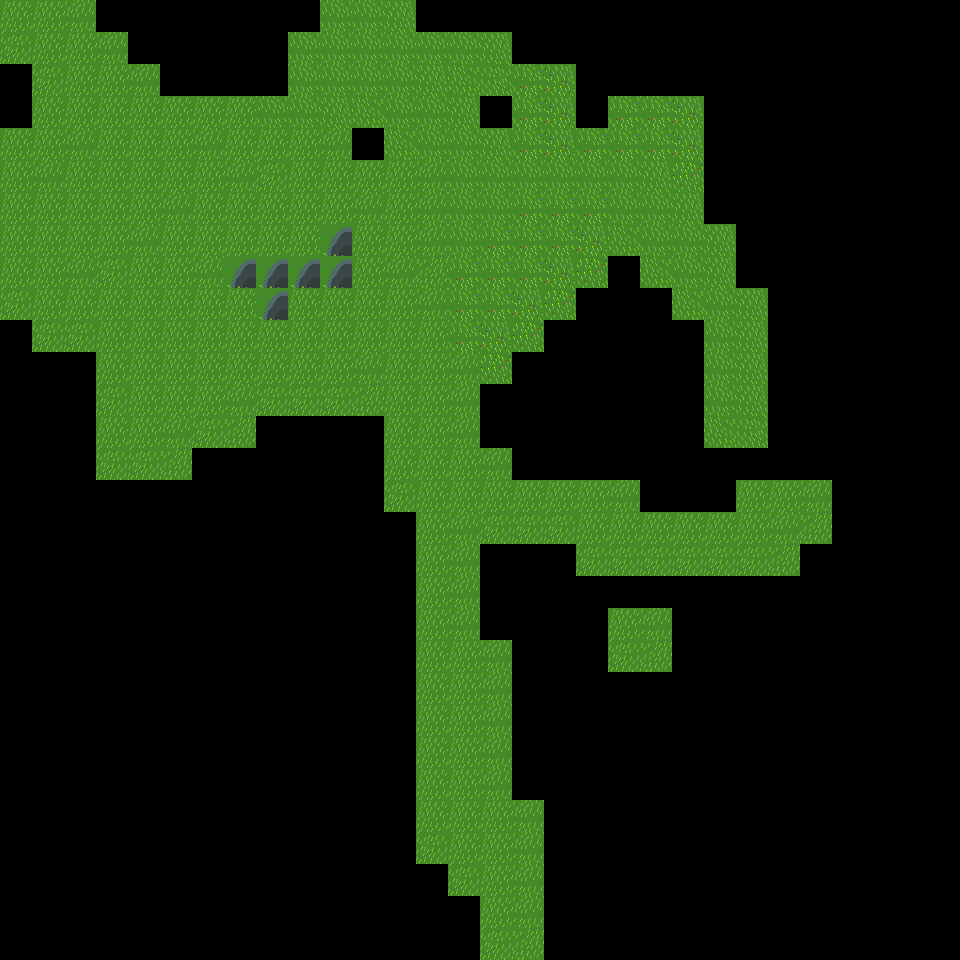

A 2D game scene composited from a Tiled map and its tileset images. What follows is a short description and the map's XML, with every tile layer's data as written:
An orthogonal 30x30 tile map with 32x32 px tiles, 1 tile layer (Tile Layer 1), 1 hidden layer not drawn.

<map version="1.10" tiledversion="1.10.2" orientation="orthogonal" renderorder="right-down" width="30" height="30" tilewidth="32" tileheight="32" infinite="0" nextlayerid="3" nextobjectid="1">
 <tileset firstgid="1" source="grassTileset.tsx" />
 <layer id="1" name="Tile Layer 1" width="30" height="30">
  <data encoding="csv">
1,0,0,0,0,0,0,0,0,0,0,0,0,0,0,0,0,0,0,0,0,0,0,0,0,0,0,0,0,0,
1,1,0,0,0,0,0,0,0,0,2,2,0,0,0,0,0,0,0,0,0,0,0,0,0,0,0,0,0,0,
0,1,1,0,0,0,0,0,0,2,2,2,2,2,2,0,0,0,0,0,0,0,0,0,0,0,0,0,0,0,
0,0,1,1,0,0,0,0,0,2,2,2,2,0,0,0,4,0,0,0,0,0,0,0,0,0,0,0,0,0,
0,1,1,1,1,1,1,1,2,2,0,0,2,2,0,0,4,0,0,4,4,0,0,0,0,0,0,0,0,0,
1,1,0,1,1,1,0,1,1,1,0,0,0,2,2,0,4,0,4,4,4,0,0,0,0,0,0,0,0,0,
1,0,1,1,1,1,1,0,0,1,1,1,1,0,2,2,2,2,2,2,0,0,0,0,0,0,0,0,0,0,
1,1,1,1,1,0,1,1,1,1,1,0,1,0,2,2,4,4,4,2,2,0,0,0,0,0,0,0,0,0,
1,1,1,1,0,1,1,1,1,1,5,1,1,0,2,4,4,4,0,0,2,2,0,0,0,0,0,0,0,0,
1,1,0,0,1,1,0,5,5,5,5,1,0,0,4,4,4,0,0,0,0,2,0,0,0,0,0,0,0,0,
0,1,1,1,1,1,1,1,5,1,1,1,1,0,4,4,0,0,0,0,0,0,2,0,0,0,0,0,0,0,
0,0,0,1,1,1,1,1,1,1,1,1,1,1,4,0,0,0,0,0,0,0,2,0,0,0,0,0,0,0,
0,0,0,1,1,1,1,1,1,1,1,0,1,1,0,0,0,0,0,0,0,0,2,0,0,0,0,0,0,0,
0,0,0,0,1,1,1,0,0,0,0,0,1,1,0,0,0,0,0,0,0,0,2,0,0,0,0,0,0,0,
0,0,0,1,1,0,0,0,0,0,0,0,1,1,0,0,0,0,0,0,0,0,0,0,0,0,0,0,0,0,
0,0,0,0,0,0,0,0,0,0,0,0,1,1,1,0,0,0,0,0,0,0,0,0,0,0,0,0,0,0,
0,0,0,0,0,0,0,0,0,0,0,0,0,1,1,1,1,1,1,0,0,0,0,1,1,0,0,0,0,0,
0,0,0,0,0,0,0,0,0,0,0,0,0,1,0,0,0,0,1,1,1,1,1,1,0,0,0,0,0,0,
0,0,0,0,0,0,0,0,0,0,0,0,0,1,0,0,0,0,0,0,0,0,0,0,0,0,0,0,0,0,
0,0,0,0,0,0,0,0,0,0,0,0,0,1,0,0,0,0,0,0,0,0,0,0,0,0,0,0,0,0,
0,0,0,0,0,0,0,0,0,0,0,0,0,1,0,0,0,0,0,1,0,0,0,0,0,0,0,0,0,0,
0,0,0,0,0,0,0,0,0,0,0,0,0,1,1,0,0,0,0,0,0,0,0,0,0,0,0,0,0,0,
0,0,0,0,0,0,0,0,0,0,0,0,0,1,1,0,0,0,0,0,0,0,0,0,0,0,0,0,0,0,
0,0,0,0,0,0,0,0,0,0,0,0,0,1,1,0,0,0,0,0,0,0,0,0,0,0,0,0,0,0,
0,0,0,0,0,0,0,0,0,0,0,0,0,1,1,0,0,0,0,0,0,0,0,0,0,0,0,0,0,0,
0,0,0,0,0,0,0,0,0,0,0,0,0,1,1,0,0,0,0,0,0,0,0,0,0,0,0,0,0,0,
0,0,0,0,0,0,0,0,0,0,0,0,0,1,1,1,0,0,0,0,0,0,0,0,0,0,0,0,0,0,
0,0,0,0,0,0,0,0,0,0,0,0,0,0,1,1,0,0,0,0,0,0,0,0,0,0,0,0,0,0,
0,0,0,0,0,0,0,0,0,0,0,0,0,0,0,1,0,0,0,0,0,0,0,0,0,0,0,0,0,0,
0,0,0,0,0,0,0,0,0,0,0,0,0,0,0,1,0,0,0,0,0,0,0,0,0,0,0,0,0,0
</data>
 </layer>
 <layer id="2" name="Collision" width="30" height="30" visible="0">
  <data encoding="csv">
0,0,0,0,0,0,0,0,0,0,0,0,0,0,0,0,0,0,0,0,0,0,0,0,0,0,0,0,0,0,
0,0,0,0,0,0,0,0,0,0,0,0,0,0,0,0,0,0,0,0,0,0,0,0,0,0,0,0,0,0,
0,0,0,0,0,0,0,0,0,0,0,0,0,0,0,0,0,0,0,0,0,0,0,0,0,0,0,0,0,0,
0,0,0,0,0,0,0,0,0,0,0,0,0,0,0,0,0,0,0,0,0,0,0,0,0,0,0,0,0,0,
0,0,0,0,0,0,0,0,0,0,0,0,0,0,0,0,0,0,0,0,0,0,0,0,0,0,0,0,0,0,
0,0,0,0,0,0,0,0,0,0,0,0,0,0,0,0,0,0,0,0,0,0,0,0,0,0,0,0,0,0,
0,0,0,0,0,0,0,0,0,0,0,0,0,0,0,0,0,0,0,0,0,0,0,0,0,0,0,0,0,0,
0,0,0,0,0,0,0,0,0,0,0,0,0,0,0,0,0,0,0,0,0,0,0,0,0,0,0,0,0,0,
0,0,0,0,0,0,0,0,0,0,2,0,0,0,0,0,0,0,0,0,0,0,0,0,0,0,0,0,0,0,
0,0,0,0,0,0,0,2,2,2,2,0,0,0,0,0,0,0,0,0,0,0,0,0,0,0,0,0,0,0,
0,0,0,0,0,0,0,0,2,0,0,0,0,0,0,0,0,0,0,0,0,0,0,0,0,0,0,0,0,0,
0,0,0,0,0,0,0,0,0,0,0,0,0,0,0,0,0,0,0,0,0,0,0,0,0,0,0,0,0,0,
0,0,0,0,0,0,0,0,0,0,0,0,0,0,0,0,0,0,0,0,0,0,0,0,0,0,0,0,0,0,
0,0,0,0,0,0,0,0,0,0,0,0,0,0,0,0,0,0,0,0,0,0,0,0,0,0,0,0,0,0,
0,0,0,0,0,0,0,0,0,0,0,0,0,0,0,0,0,0,0,0,0,0,0,0,0,0,0,0,0,0,
0,0,0,0,0,0,0,0,0,0,0,0,0,0,0,0,0,0,0,0,0,0,0,0,0,0,0,0,0,0,
0,0,0,0,0,0,0,0,0,0,0,0,0,0,0,0,0,0,0,0,0,0,0,0,0,0,0,0,0,0,
0,0,0,0,0,0,0,0,0,0,0,0,0,0,0,0,0,0,0,0,0,0,0,0,0,0,0,0,0,0,
0,0,0,0,0,0,0,0,0,0,0,0,0,0,0,0,0,0,0,0,0,0,0,0,0,0,0,0,0,0,
0,0,0,0,0,0,0,0,0,0,0,0,0,0,0,0,0,0,0,0,0,0,0,0,0,0,0,0,0,0,
0,0,0,0,0,0,0,0,0,0,0,0,0,0,0,0,0,0,0,0,0,0,0,0,0,0,0,0,0,0,
0,0,0,0,0,0,0,0,0,0,0,0,0,0,0,0,0,0,0,0,0,0,0,0,0,0,0,0,0,0,
0,0,0,0,0,0,0,0,0,0,0,0,0,0,0,0,0,0,0,0,0,0,0,0,0,0,0,0,0,0,
0,0,0,0,0,0,0,0,0,0,0,0,0,0,0,0,0,0,0,0,0,0,0,0,0,0,0,0,0,0,
0,0,0,0,0,0,0,0,0,0,0,0,0,0,0,0,0,0,0,0,0,0,0,0,0,0,0,0,0,0,
0,0,0,0,0,0,0,0,0,0,0,0,0,0,0,0,0,0,0,0,0,0,0,0,0,0,0,0,0,0,
0,0,0,0,0,0,0,0,0,0,0,0,0,0,0,0,0,0,0,0,0,0,0,0,0,0,0,0,0,0,
0,0,0,0,0,0,0,0,0,0,0,0,0,0,0,0,0,0,0,0,0,0,0,0,0,0,0,0,0,0,
0,0,0,0,0,0,0,0,0,0,0,0,0,0,0,0,0,0,0,0,0,0,0,0,0,0,0,0,0,0,
0,0,0,0,0,0,0,0,0,0,0,0,0,0,0,0,0,0,0,0,0,0,0,0,0,0,0,0,0,0
</data>
 </layer>
</map>
